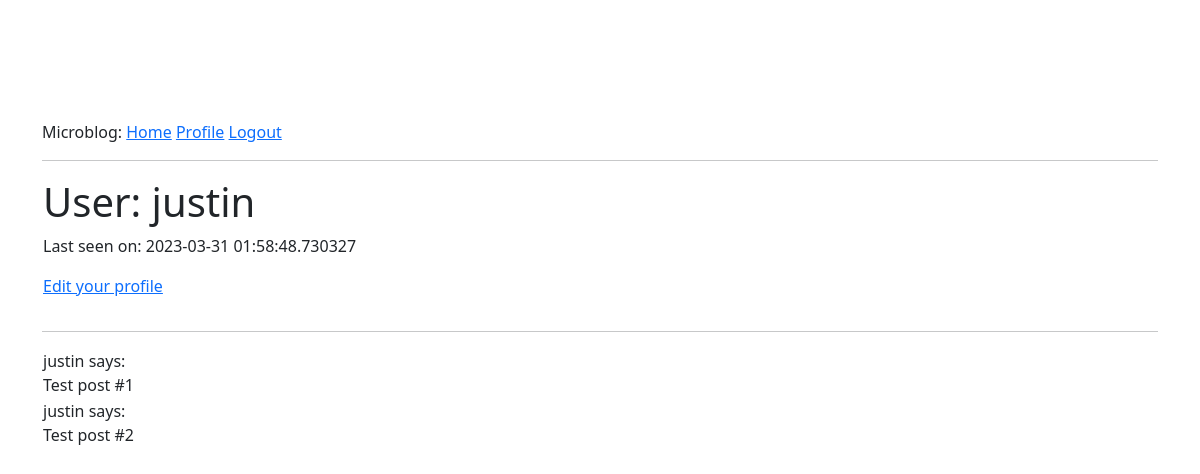
Before: /user/justin (signed in) with the older database file.
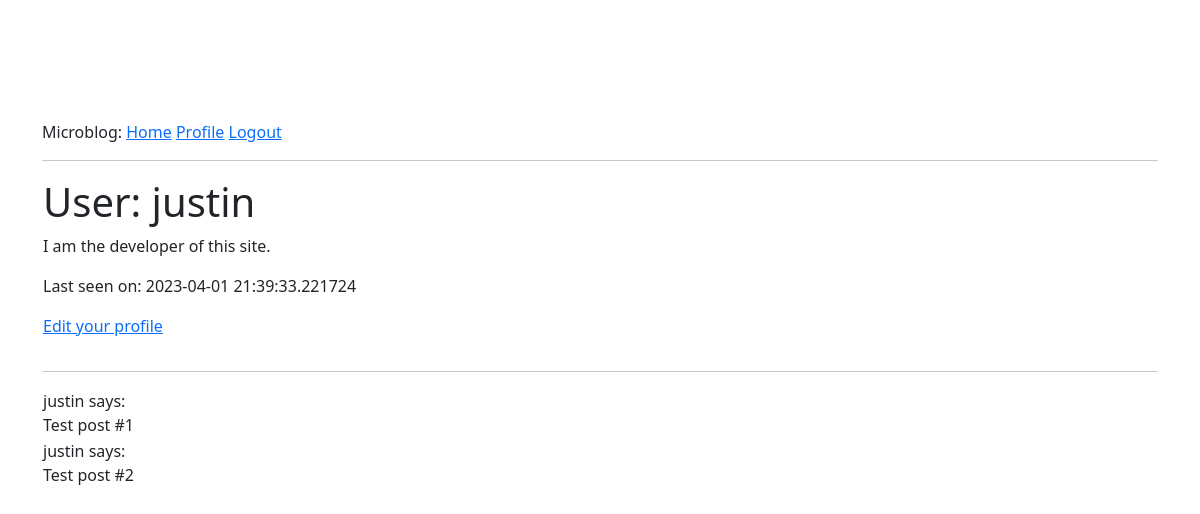
After: the same page with the newer database file.
### app/models.py (models this page shows, shortened)
class User(UserMixin, db.Model):
    id = db.Column(db.Integer, primary_key=True)
    username = db.Column(db.String(64), index = True, unique = True)
    email = db.Column(db.String(120), index = True, unique = True)
    password_hash = db.Column(db.String(128))
    about_me = db.Column(db.String(140))
    last_seen = db.Column(db.DateTime, default=datetime.utcnow)
    posts = db.relationship('Post', backref='author', lazy='dynamic')

### app/routes.py (the view)
@app.route('/user/<username>') #using dynamic component <>
@login_required # only make the profile available to logged in user.
def user(username):
    user = User.query.filter_by(username = username).first_or_404()
    posts = [
        {'author':user, 'body':'Test post #1'},
        {'author': user, 'body':'Test post #2'}
    ]
    return render_template('user.html', user=user, posts=posts)

### app/models.py (called while the page is built)
@login.user_loader
def load_user(id):
    return User.query.get(int(id))
    print("Loading user:", id)

### app/routes.py (called while the page is built)
@app.before_request
def before_request():
    if current_user.is_authenticated:
        current_user.last_seen = datetime.utcnow()
        db.session.commit()

### app/templates/user.html
{% extends "base.html" %}
{% block content %}
    <table>
        <tr valign="top">
       <td>
            <h1>User: {{ user.username }}</h1>
            {% if user.about_me %}<p>{{ user.about_me }}</p>{% endif %}
            {% if user.last_seen %}<p>Last seen on: {{ user.last_seen}}</p>{% endif %}
            {% if user== current_user %}
                <p><a href="{{ url_for('edit_profile') }}">Edit your profile</a></p>
            {% endif %}
       </td>
       </tr>
    </table>
    <hr>
    {% for post in posts %}
        {% include '_post.html' %}
    {% endfor %}
{% endblock %}

### app/templates/base.html (shortened to what this page needs)
<!DOCTYPE html>
<html>
    <head>
        <link href="https://cdn.jsdelivr.net/npm/bootstrap@5.3.0-alpha2/dist/css/bootstrap.min.css" rel="stylesheet">
    </head>
    <body>
        <div class="container">
            <div class="text-section">
        <div>
            Microblog:
            <a href="{{ url_for('index') }}">Home</a>
            {% if current_user.is_anonymous %}
            <a href="{{ url_for('login') }}">Login</a>
            {% else %}
            <a href="{{ url_for('user', username=current_user.username) }}">Profile</a>
            <a href="{{ url_for('logout') }}">Logout</a>
            {% endif %}
        </div>
        <hr>
        {% block content %}{% endblock %}
    </body>
</html>

### app/templates/_post.html
<table>
    <tr valign="top">
        <td>{{ post.author.username }} says:<br>{{ post.body }}
        </td>
    </tr>
</table>

### app/templates/base.html (style rules this page uses)
.text-section { margin-top: 120px; }

Changed rows visible on the page:
changed User "justin": about_me (not shown) → "I am the developer of this site."; last_seen "2023-03-31 01:58:48.730327" → "2023-04-01 21:39:33.221724"
